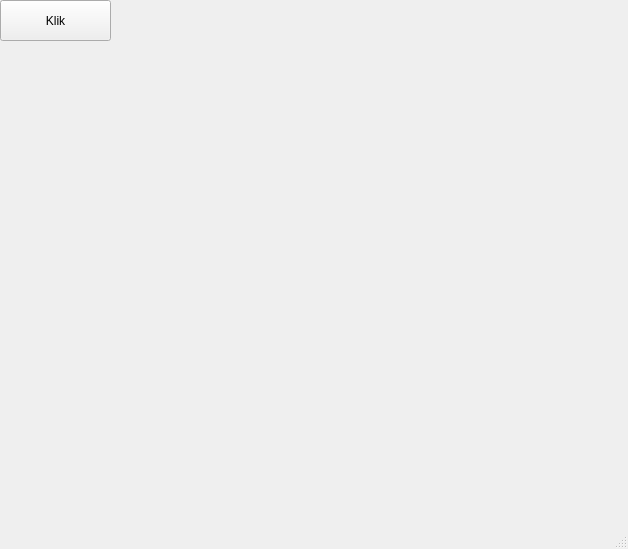
<?xml version="1.0" encoding="UTF-8"?>
<ui version="4.0">
 <class>MainWindow</class>
 <widget class="QMainWindow" name="MainWindow">
  <property name="geometry">
   <rect>
    <x>0</x>
    <y>0</y>
    <width>628</width>
    <height>549</height>
   </rect>
  </property>
  <property name="windowTitle">
   <string>MainWindow</string>
  </property>
  <widget class="QWidget" name="centralwidget">
   <widget class="QPushButton" name="pushButton">
    <property name="geometry">
     <rect>
      <x>0</x>
      <y>0</y>
      <width>111</width>
      <height>41</height>
     </rect>
    </property>
    <property name="text">
     <string>Klik</string>
    </property>
   </widget>
  </widget>
  <widget class="QStatusBar" name="statusbar"/>
 </widget>
 <resources/>
 <connections/>
</ui>
